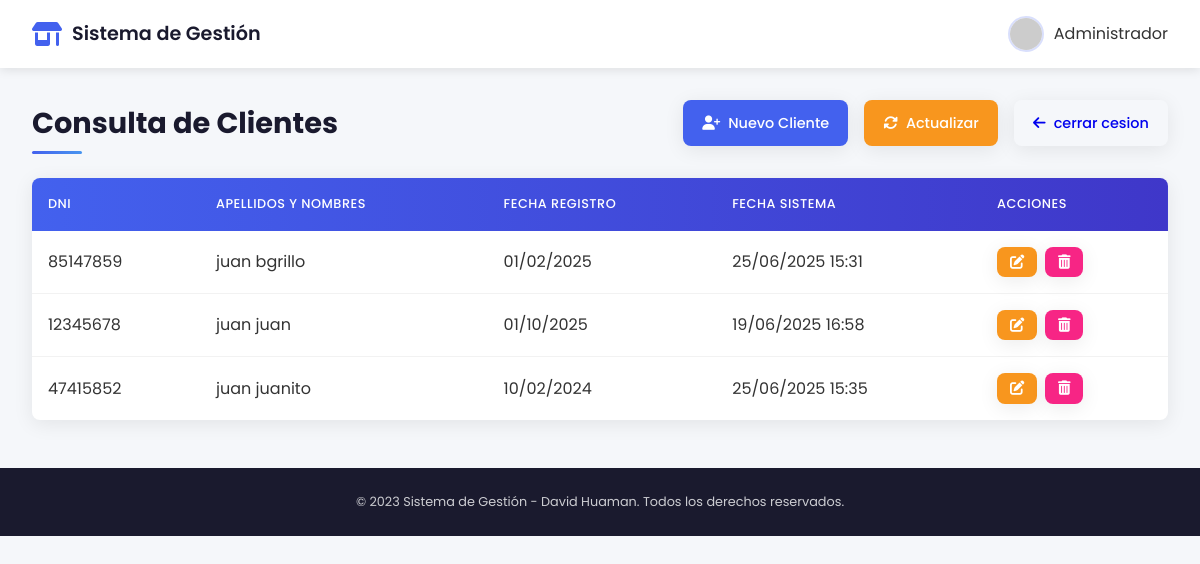
The page /venta/q_cliente/ on the database its author committed.
### venta/models.py (models this page shows, shortened)
class Cliente(models.Model):
    id_cliente = models.CharField(
        max_length=8,
        primary_key=True,
        error_messages={'max_length': 'el texto debe tener 8 caracteres'},
    )
    ape_nombre = models.CharField(max_length=80)
    fec_registro = models.DateField()
    fec_sistema = models.DateTimeField(auto_now=True)

### venta/views.py (the view)
# urls.py: path('q_cliente/', views.consulta_cliente, name='lista_clientes'),
def consulta_cliente(request):
    clientes = Cliente.objects.all().order_by('ape_nombre')
    context = {
        'clientes': clientes,
        'titulo': 'Consulta de Clientes',
        'mensaje': 'Listado completo de clientes'
    }
    return render(request, 'venta/lista_clientes.html', context)

### venta/templates/venta/lista_clientes.html (shortened to what this page needs)
<!DOCTYPE html>
<html lang="es">
<head>
    <link rel="stylesheet" href="https://cdnjs.cloudflare.com/ajax/libs/font-awesome/6.4.0/css/all.min.css">
</head>
<body>
    <header class="main-header">
        <div class="logo">
            <i class="fas fa-store-alt"></i>
            <span class="logo-text">Sistema de Gestión</span>
        </div>
        <div class="user-profile">
            <img src="https://ui-avatars.com/api/?name=Admin&background=random" alt="Usuario">
            <span>Administrador</span>
        </div>
    </header>
    <main class="container">
        <div class="page-header">
            <h1 class="page-title">{{ titulo }}</h1>
            <div class="action-buttons">
                <a href="{% url 'crear_cliente' %}" class="btn btn-primary">
                    <i class="fas fa-user-plus"></i> Nuevo Cliente
                </a>
                <a href="{% url 'actualizar_cliente' %}" class="btn btn-warning">
                    <i class="fas fa-sync-alt"></i> Actualizar
                </a>
                <div class="action-buttons">
                    <a href="{% url 'menu_principal' %}" class="btn btn-secondary">
                        <i class="fas fa-arrow-left"></i> cerrar cesion
                    </a>
                </div>
            </div>
        </div>
        <div class="card">
            <div class="table-responsive">
                <table class="table">
                    <thead>
                        <tr>
                            <th>DNI</th>
                            <th>Apellidos y Nombres</th>
                            <th>Fecha Registro</th>
                            <th>Fecha Sistema</th>
                            <th>Acciones</th>
                        </tr>
                    </thead>
                    <tbody>
                        {% for cliente in clientes %}
                        <tr>
                            <td>{{ cliente.id_cliente }}</td>
                            <td>{{ cliente.ape_nombre }}</td>
                            <td>{{ cliente.fec_registro|date:"d/m/Y" }}</td>
                            <td>{{ cliente.fec_sistema|date:"d/m/Y H:i" }}</td>
                            <td>
                                <div class="action-buttons" style="gap: 0.5rem;">
                                    <a href="{% url 'actualizar_cliente' %}" class="btn btn-warning" style="padding: 0.5rem 0.8rem;">
                                        <i class="fas fa-edit"></i>
                                    </a>
                                    <a href="{% url 'borrar_cliente' %}" class="btn btn-danger" style="padding: 0.5rem 0.8rem;">
                                        <i class="fas fa-trash-alt"></i>
                                    </a>
                                </div>
                            </td>
                        </tr>
                        {% endfor %}
                    </tbody>
                </table>
            </div>
        </div>
    </main>
    <footer class="main-footer">
        <div class="footer-content">
            <div class="copyright">
                &copy; 2023 Sistema de Gestión - David Huaman. Todos los derechos reservados.
            </div>
        </div>
    </footer>
</body>
</html>

### venta/templates/venta/lista_clientes.html (style rules this page uses)
:root { --primary-color: #4361ee; --secondary-color: #3f37c9; --accent-color: #4895ef; --danger-color: #f72585; --warning-color: #f8961e; --success-color: #4cc9f0; --dark-color: #1a1a2e; --light-color: #f8f9fa; --text-color: #333; --text-light: #6c757d; --border-radius: 8px; --box-shadow: 0 4px 20px rgba(0, 0, 0, 0.08); --transition: all 0.3s ease; }
* { margin: 0; padding: 0; box-sizing: border-box; }
body { font-family: 'Poppins', sans-serif; background-color: #f5f7fa; color: var(--text-color); line-height: 1.6; padding: 0; }
.main-header { background-color: white; box-shadow: 0 2px 10px rgba(0, 0, 0, 0.1); padding: 1rem 2rem; position: sticky; top: 0; z-index: 1000; display: flex; justify-content: space-between; align-items: center; }
.logo { display: flex; align-items: center; gap: 10px; }
.logo i { font-size: 1.5rem; color: var(--primary-color); }
.logo-text { color: var(--dark-color); font-weight: 600; font-size: 1.2rem; }
.user-profile { display: flex; align-items: center; gap: 10px; }
.user-profile img { width: 36px; height: 36px; border-radius: 50%; object-fit: cover; border: 2px solid rgba(67, 97, 238, 0.2); }
.container { max-width: 1200px; margin: 2rem auto; padding: 0 2rem; }
.page-header { display: flex; justify-content: space-between; align-items: center; margin-bottom: 2rem; flex-wrap: wrap; gap: 1rem; }
.page-title { color: var(--dark-color); font-size: 1.8rem; font-weight: 700; position: relative; display: inline-block; }
.page-title::after { content: ''; position: absolute; bottom: -8px; left: 0; width: 50px; height: 3px; background: linear-gradient(90deg, var(--primary-color), var(--accent-color)); border-radius: 2px; }
.action-buttons { display: flex; gap: 1rem; flex-wrap: wrap; }
.btn { display: inline-flex; align-items: center; justify-content: center; padding: 0.7rem 1.2rem; font-size: 0.9rem; font-weight: 500; border-radius: var(--border-radius); text-decoration: none; transition: var(--transition); border: none; cursor: pointer; gap: 8px; box-shadow: var(--box-shadow); }
.btn i { font-size: 0.9rem; }
.btn-primary { background-color: var(--primary-color); color: white; }
.btn-warning { background-color: var(--warning-color); color: white; }
.btn-danger { background-color: var(--danger-color); color: white; }
.card { background-color: white; border-radius: var(--border-radius); box-shadow: var(--box-shadow); overflow: hidden; margin-bottom: 2rem; }
.table-responsive { overflow-x: auto; }
.table { width: 100%; border-collapse: collapse; min-width: 600px; }
.table thead { background: linear-gradient(90deg, var(--primary-color), var(--secondary-color)); }
.table th { color: white; font-weight: 500; padding: 1rem; text-align: left; text-transform: uppercase; font-size: 0.8rem; letter-spacing: 0.5px; }
.table td { padding: 1rem; border-bottom: 1px solid rgba(0, 0, 0, 0.05); vertical-align: middle; }
.table tr:last-child td { border-bottom: none; }
.table tbody tr { transition: var(--transition); }
.main-footer { background-color: var(--dark-color); color: var(--light-color); padding: 1.5rem; text-align: center; margin-top: 3rem; }
.footer-content { display: flex; flex-direction: column; align-items: center; gap: 0.5rem; }
.copyright { opacity: 0.8; font-size: 0.8rem; }

### rows shown on the page
Cliente: id_cliente "85147859", ape_nombre "juan bgrillo", fec_registro "01/02/2025", fec_sistema "25/06/2025 15:31"
Cliente: id_cliente "12345678", ape_nombre "juan juan", fec_registro "01/10/2025", fec_sistema "19/06/2025 16:58"
Cliente: id_cliente "47415852", ape_nombre "juan juanito", fec_registro "10/02/2024", fec_sistema "25/06/2025 15:35"

### other values the page prints
{{ titulo }} "Consulta de Clientes"
